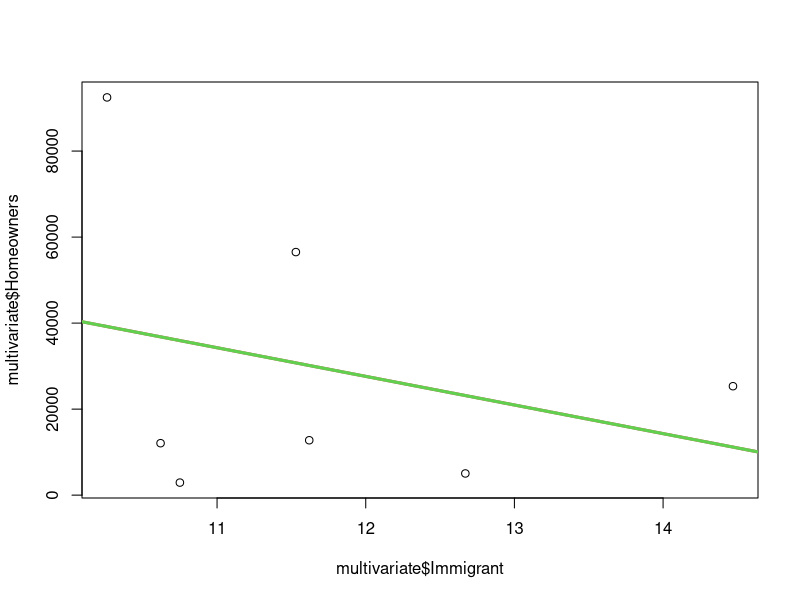

The R source for this figure:
multivariate <- read.csv("multivariate.csv")
attach(multivariate)
head(multivariate)
help(lm)
mm <- lm(multivariate$Homeowners~multivariate$Immigrant)
mm
summary(mm)$coef
plot(multivariate$Homeowners~multivariate$Immigrant)
help(abline)
abline(mm)
abline(mm, col = 2,, lwd = 3)
# Predictions can be easily made using predict()
# passing through values 0 to 20 values for Immigrants
library(dplyr)
newImmigrantdata <- data.frame(Immigrant = c(0, 20))
mm %>% predict(newImmigrantdata)
abline(mm)
abline(mm, col = 3, lwd = 3)
attributes(mm)
mm$coefficients

# ggplot examples


